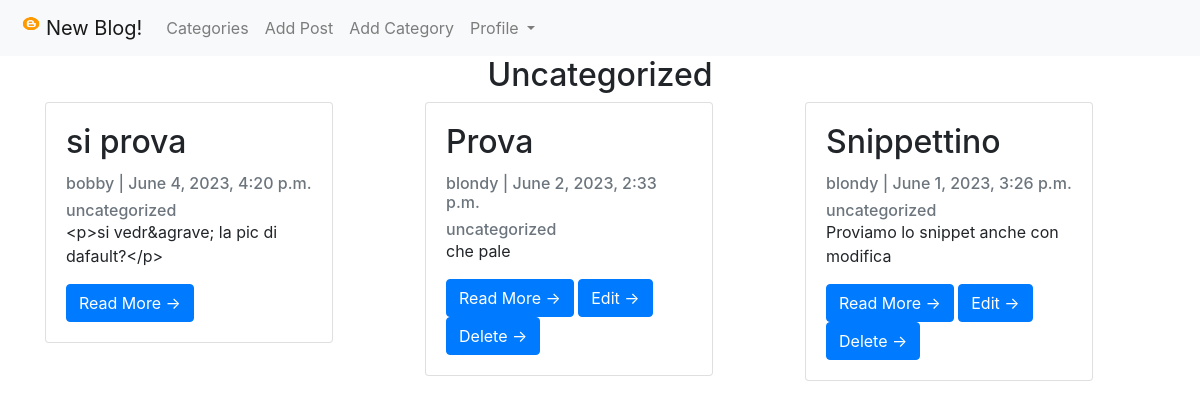
The page /category/uncategorized/ (signed in) on the database its author committed.
### blog/models.py (models this page shows, shortened)
class Post(models.Model):
    title = models.CharField(max_length=200, unique=True)
    slug = models.SlugField(max_length=200, unique=True)
    author = models.ForeignKey(User, on_delete=models.CASCADE, related_name='blog_posts')
    updated_on = models.DateTimeField(auto_now=True)
    content = RichTextField(blank=True, null=True)
    created_on = models.DateTimeField(auto_now_add=True)
    status = models.IntegerField(choices=STATUS, default=0)
    category = models.CharField(max_length=200, default='Uncategorized')
    snippet = models.CharField(max_length=200, default='Click "Read More" to Read Blog Post')
    likes = models.ManyToManyField(User, related_name="blog_post")
    class Meta:
        ordering = ['-created_on']

### blog/views.py (the view)
# urls.py: path('category/<str:cats>/', CategoryView, name='category'),
def CategoryView(request, cats):
    category_post = Post.objects.filter(category=cats.replace('-', ' '))
    return render(request, 'categories.html', {'cats': cats.title().replace('-', ' '), 'category_post': category_post})

### blog/templates/categories.html
{% extends 'base.html' %}
{% block content %}
    {% if category_post %}
        <h2 align="center">{{ cats }}</h2>
         <div class="container">
            <div class="row">
                {% for post in category_post %}
                    {% if user.is_authenticated and user == post.author%}
                        <div class="col-sm">
                            <div class="card" style="width: 18rem;">
                                <div class="card-body">
                                    <h2 class="card-title">{{ post.title }}</h2>
                                    <p class="card-text text-muted h6">{{ post.author }} | {{ post.created_on}} </p>
                                    <a href="{%  url 'category' post.category|slugify %}" ><p class="card-text text-muted h6">{{ post.category }}</p></a>
                                    <p class="card-text">{{post.snippet }}</p>
                                    <a href="{% url 'post_detail' post.pk %}" class="btn btn-primary">Read More &rarr;</a>
                                    <a href="{% url 'update_post' post.pk %}" class="btn btn-primary">Edit &rarr;</a>
                                    <br>
                                    <a href="{% url 'delete_post' post.pk %}" class="btn btn-primary">Delete &rarr;</a>
                                </div>
                            </div>
                        </div>
                    {% else %}
                        {% if post.status != 0%}
                            <div class="col-sm">
                                <div class="card" style="width: 18rem;">
                                    <div class="card-body">
                                        <h2 class="card-title">{{ post.title }}</h2>
                                        <p class="card-text text-muted h6">{{ post.author }} | {{ post.created_on}} </p>
                                        <a href="{%  url 'category' post.category|slugify %}" ><p class="card-text text-muted h6">{{ post.category }}</p></a>
                                        <p class="card-text">{{post.content|slice:":200" }}</p>
                                        <a href="{% url 'post_detail' post.pk %}" class="btn btn-primary">Read More &rarr;</a>
                                    </div>
                                </div>
                            </div>
                        {% endif %}
                    {% endif %}
                {% endfor %}
            </div>
        </div>
    {% else %}
        <h2 align="center"> Sorry, this category doesn't exist or it hasn't post</h2>
    {% endif %}
{% endblock content%}

### rows shown on the page
Post: title "si prova", author "bobby", created_on "June 4, 2023, 4:20 p.m.", category "uncategorized", content "<p>si vedr&agrave; la pic di dafault?</p>"
Post: title "Prova", author "blondy", created_on "June 2, 2023, 2:33 p.m.", category "uncategorized", snippet "che pale"
Post: title "Snippettino", author "blondy", created_on "June 1, 2023, 3:26 p.m.", category "uncategorized", snippet "Proviamo lo snippet anche con modifica"

### other values the page prints
{{ cats }} "Uncategorized"
